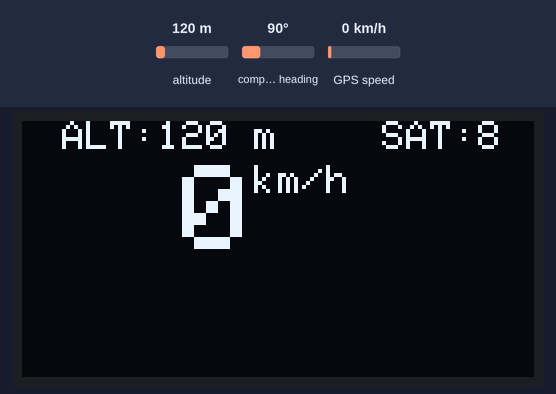
The sketch below on a simulated Arduino Uno, built with avr-gcc and run on an emulated ATmega328P. Parts: 128×64 one-colour display. The test bench sets the inputs (shaded band); at power-on: altitude 120 m, GPS speed 0 km/h, compass heading 90°. The GPS gets a fix after 3 s at 37.7749, -122.4194 with 8 satellites.

Above: at 4.3 s.
4.4 s: altitude set to 20 m
At 6.9 s:
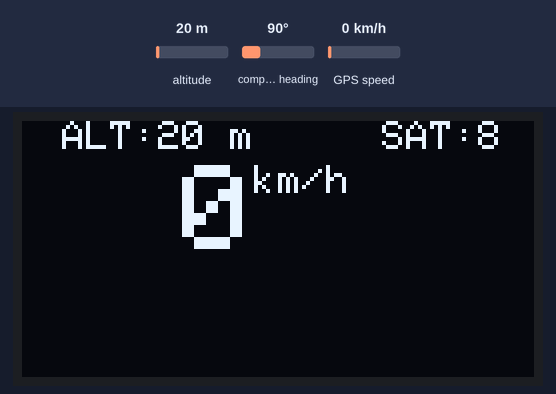
7.8 s: GPS speed set to 2 km/h
At 10.5 s:
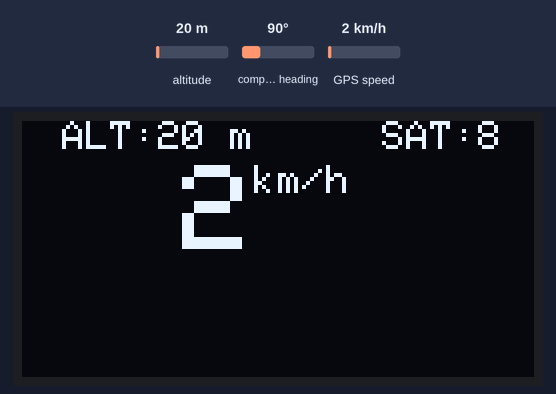
10.9 s: altitude set to 250 m
At 13.8 s:
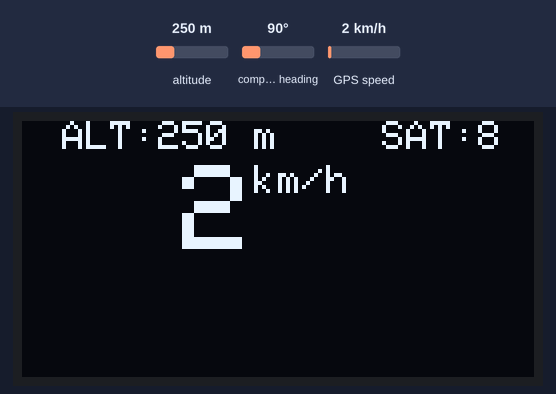
14.1 s: GPS speed set to 30 km/h
At 16.5 s:
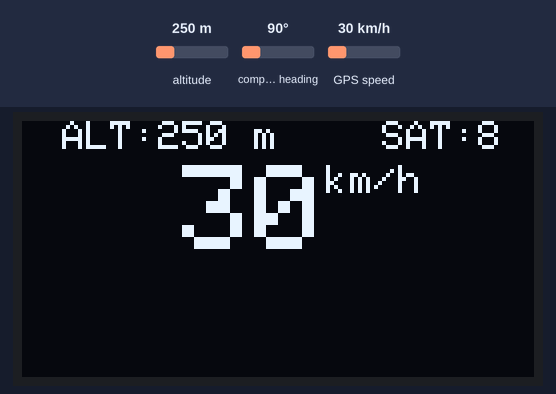
Timing chart, 0 to 18.0 s (numbered marks = the images above; inputs shaded):
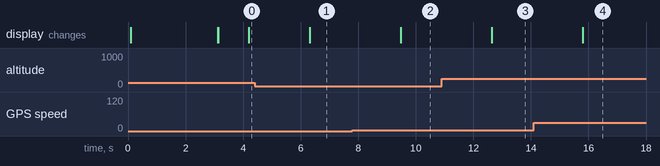

The sketch:

TELCO132_FULL_Oled_V3_A.ino
```cpp
#include <TinyGPSPlus.h>
#include <SoftwareSerial.h>
#include <Wire.h>
#include <Adafruit_SSD1306.h>
#define OLED_ADDRESS   0x3C
#define OLED_RESET -1
Adafruit_SSD1306 display(OLED_RESET);
/*
 * This is a sketch that shows speed/alitude/sat# on a oled 128x64 pixel OLED display.
 * April 23, 2022
 * This a cleaned up simple sketch. But dam it works good.
 * Updates every second.
 * ** Things I would like to add in time:
 * ** -below 10 km= 0 km for automobiles.
 * ** -
 * This sample code demonstrates the normal use of a TinyGPSPlus (TinyGPSPlus) object.
 * It requires the use of SoftwareSerial, and assumes that you have a
 *  9600-baud serial GPS device hooked up on pins 11(rx) and 12(tx).
*/
static const int RXPin = 11, TXPin = 12;
static const uint32_t GPSBaud = 9600;

// The TinyGPSPlus object
TinyGPSPlus gps;

// The serial connection to the GPS device
SoftwareSerial ss(RXPin, TXPin);
int speedint;
int altint;
int satint;


void setup()
{
  //Serial.begin(115200);
  ss.begin(GPSBaud);
  display.begin(SSD1306_SWITCHCAPVCC, OLED_ADDRESS);
  display.clearDisplay();
  display.display();
  display.setTextSize(1);
  display.setTextColor(WHITE);
  display.setCursor(37, 0);
  display.print("GPS SPEED");
  display.setTextSize(1);
  display.setCursor(065, 8);
  display.print("By");
  display.setTextSize(1);
  display.setCursor(26, 16);
  display.print("Wanderingmoose");
  display.setCursor(30, 24);
  display.print("Tinkering.ca");
    display.display();
  delay(3000);
  display.clearDisplay();
  display.display();
}

void loop()
{
      shrink();
      display.clearDisplay();
      display.setTextSize(3);
      display.setCursor(40, 11);
      display.print(speedint);
      //display.print(altint);
      display.setTextSize(1);
      display.print("km/h");
      display.setTextSize(1);
      display.setCursor(10, 0);
      display.print("ALT:");
      display.print(altint);
      display.print(" m");
      display.setCursor(90, 0);
      display.print("SAT:");
      display.print(satint);
      display.display();
  smartDelay(1000);

  if (millis() > 5000 && gps.charsProcessed() < 10)
    //Serial.println(F("No GPS data received: check wiring"));
    display.clearDisplay();
    display.display();
    display.setCursor(040, 13);
    display.print(F("NO GPS"));
}

// This custom version of delay() ensures that the gps object
// is being "fed".
static void smartDelay(unsigned long ms)
{
  unsigned long start = millis();
  do
  {
    while (ss.available())
      gps.encode(ss.read());
  } while (millis() - start < ms);
}

void shrink()
{
   speedint = int (gps.speed.kmph());
   altint   = int (gps.altitude.meters());
   satint   = int(gps.satellites.value());
  }
```

Measured:
- after the input at 4.4 s, the display: changes after 1.9 s (image 1)
- after the input at 7.8 s, the display: changes after 1.7 s (image 2)
- after the input at 10.9 s, the display: changes after 1.7 s (image 3)
- after the input at 14.1 s, the display: changes after 1.7 s (image 4)
